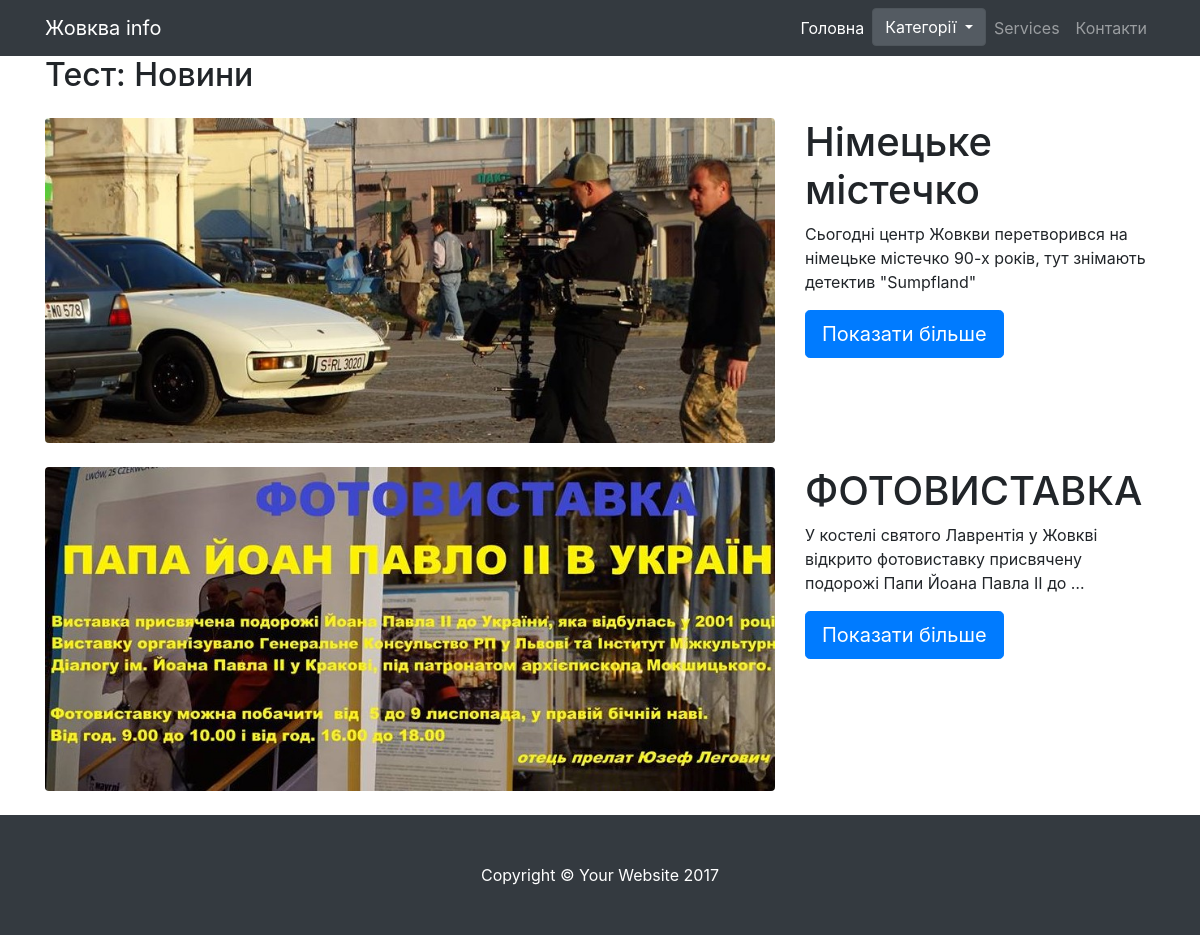
Page /category/Novyny/ on the committed database.
### mediasiteapp/models.py (models this page shows, shortened)
class Category(models.Model):
    name = models.CharField(max_length=50)
    slug = models.SlugField()
    def get_absolute_url(self):
        return reverse('category-detail', kwargs={'slug': self.slug})

class Article(models.Model):
    category = models.ForeignKey(Category)
    title = models.CharField(max_length=120)
    slug = models.SlugField()
    image = models.ImageField(upload_to = generate_filename, blank=True)
    content = models.TextField()
    likes = models.PositiveIntegerField(default=0)
    dislikes = models.PositiveIntegerField(default=0)
    comments = GenericRelation('comments')
    def get_absolute_url(self):
        return reverse('article-detail', kwargs={'category': self.category.slug,'slug': self.slug})

### mediasiteapp/views.py (the view)
# urls.py: url(r'^category/(?P<slug>[-\w]+)/$', CategoryDetailView.as_view(), name='category-detail'),
class CategoryDetailView(DetailView, CategoryListMixin):
    model = Category
    template_name = 'category_detail.html'
    def get_context_data(self, *args, **kwargs):
        context = super(CategoryDetailView, self).get_context_data(*args, **kwargs)
        context['category'] = self.get_object()
        context['articles_from_category'] = self.get_object().article_set.all()
        return context

### mediasiteapp/mixins.py (called while the page is built)
	def get_context_data(self, *args, **kwarhs):
		context = {}
		context['categories'] = Category.objects.all()
		return context

### mediasiteapp/templates/category_detail.html
{% extends 'index.html' %}
{% block content %}
  <div class="container">
    <h2>Тест: {{ category.name }}</h2>
    {% for article in articles_from_category %}
      <div class="row my-4">
        <div class="col-lg-8">
          <img class="img-fluid rounded" src="{{ article.image.url }}">
        </div>
        <div class="col-lg-4">
          <h1>{{ article.title }}</h1>
          <p>{{ article.content|truncatewords:15}}</p>
          <a class="btn btn-primary btn-lg" href="{{ article.get_absolute_url }}">Показати більше</a>
        </div>
      </div>
    {% endfor %}
  </div>
{% endblock content %}

### mediasiteapp/templates/index.html (shortened to what this page needs)
{% load static  %}
<!DOCTYPE html>
<html lang="en">
  <head>
    <link href="{% static 'css/bootstrap.css' %}" rel="stylesheet">
    <link href="{% static 'css/small-business.css' %}" rel="stylesheet">
  </head>
  <body>
    <nav class="navbar navbar-expand-lg navbar-dark bg-dark fixed-top">
      <div class="container">
        <a class="navbar-brand" href="#">Жовква info</a>
        <div class="collapse navbar-collapse" id="navbarResponsive">
          <ul class="navbar-nav ml-auto">
            <li class="nav-item active">
              <a class="nav-link" href="#">Головна
              </a>
            </li>
        <div class="dropdown show">
  		 <a class="btn btn-secondary dropdown-toggle" href="#" role="button" id="dropdownMenuLink" data-toggle="dropdown" aria-haspopup="true" aria-expanded="false">
    	 Категорії
 		 </a>
 		</div>
            <li class="nav-item">
              <a class="nav-link" href="#">Services</a>
            </li>
            <li class="nav-item">
              <a class="nav-link" href="#">Контакти</a>
            </li>
          </ul>
        </div>
      </div>
    </nav>
{% block content %}{% endblock content %}
    <footer class="py-5 bg-dark">
      <div class="container">
        <p class="m-0 text-center text-white">Copyright &copy; Your Website 2017</p>
      </div>
    </footer>
  </body>
</html>

### static_in_dev/css/small-business.css (style rules this page uses)
body { padding-top: 54px; }
@media (min-width: 992px) { body { padding-top: 56px; } }

### rows in the picture
Category: name "Новини"
Article: image (picture), title "Німецьке містечко", content "Сьогодні центр Жовкви перетворився на німецьке містечко 90-х років, тут знімають детектив \"Sumpfland\""
Article: image (picture), title "ФОТОВИСТАВКА", content "У костелі святого Лаврентія у Жовкві відкрито фотовиставку присвячену подорожі Папи Йоана Павла ІІ до …"
